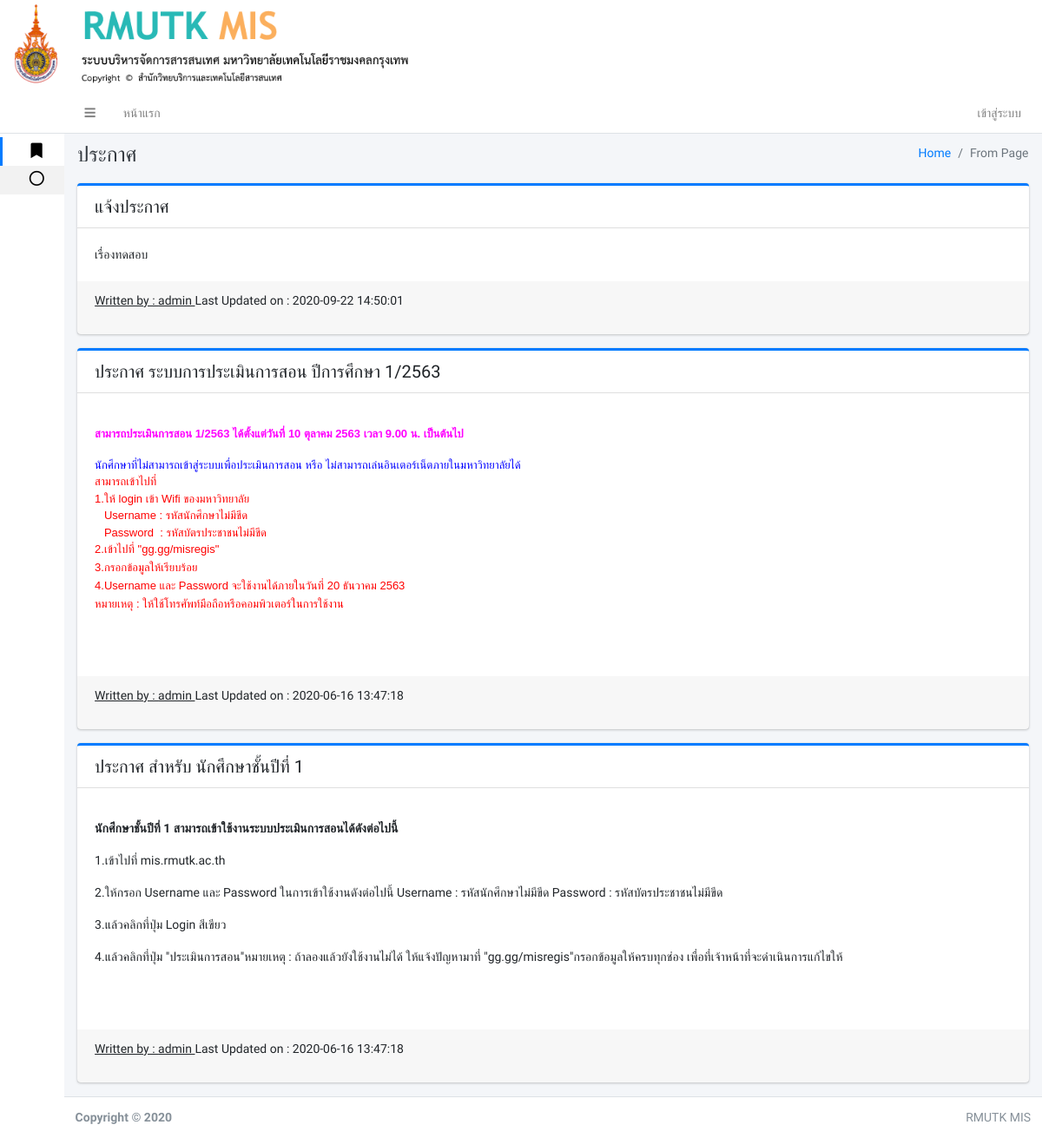
The page / on the database its author committed.
### tables this page shows
CREATE TABLE `news` (
  `n_id` int(11) NOT NULL,
  `n_user_id` int(11) NOT NULL,
  `n_head` varchar(250) NOT NULL,
  `n_detail` varchar(2500) NOT NULL,
  `n_status` int(11) NOT NULL,
  `n_time` timestamp NOT NULL DEFAULT current_timestamp() ON UPDATE current_timestamp()
);

CREATE TABLE `user` (
  `user_id` int(11) NOT NULL,
  `first_name` varchar(150) NOT NULL,
  `last_name` varchar(150) NOT NULL,
  `username` varchar(150) NOT NULL,
  `password` varchar(150) NOT NULL,
  `user_tumn` varchar(250) NOT NULL,
  `user_kana_id` int(11) NOT NULL,
  `user_saka_id` int(11) NOT NULL,
  `user_head` int(11) NOT NULL,
  `user_status` int(11) NOT NULL,
  `user_data_id_card` varchar(255) NOT NULL,
  `sex` varchar(255) NOT NULL,
  `date_of_birth` varchar(255) NOT NULL,
  `nationality` varchar(255) NOT NULL,
  `house_number` varchar(255) NOT NULL,
  `moo` varchar(255) NOT NULL,
  `road` varchar(255) NOT NULL,
  `district` varchar(255) NOT NULL,
  `area` varchar(255) NOT NULL,
  `province` varchar(255) NOT NULL,
  `phone` varchar(255) NOT NULL,
  `post_code` varchar(255) NOT NULL,
  `faculty` varchar(255) NOT NULL,
  `department` varchar(255) NOT NULL,
  `branch` varchar(255) NOT NULL,
  `teaching_disciplines` varchar(255) NOT NULL,
  `personnel_type` varchar(255) NOT NULL,
  `sub_personnel_type` varchar(255) NOT NULL,
  `academic_position` varchar(255) NOT NULL,
  `administrative_position` varchar(255) NOT NULL,
  `name_of_position` varchar(255) NOT NULL,
  `civil_servant_level` varchar(255) NOT NULL,
  `date_of_employment` varchar(255) NOT NULL,
  `term_of_employment` varchar(255) NOT NULL,
  `employment_money` varchar(255) NOT NULL,
  `highest_graduate_level` varchar(255) NOT NULL,
  `course_name` varchar(255) NOT NULL,
  `graduate_disciplines` varchar(255) NOT NULL,
  `major_graduate_disciplines` varchar(255) NOT NULL,
  `graduate_institution_name` varchar(255) NOT NULL,
  `country_of_graduation` varchar(255) NOT NULL
);

### new.php (the view)
 <div class="content-header">
 	<div class="container-fluid">
 		<div class="row mb-2">
 			<div class="col-sm-6">
 				<h1 class="m-0 text-dark">ประกาศ</h1>
 			</div>
 			<div class="col-sm-6">
 				<ol class="breadcrumb float-sm-right">
 					<li class="breadcrumb-item"><a href="#">Home</a></li>
 					<li class="breadcrumb-item active">From Page</li>
 				</ol>
 			</div>
 		</div>
 	</div>
 </div>
 <div class="content">
  <div class="container-fluid">
    <div class="row">
      <div class="col-lg-12">
        <?php
        include 'conn.php';
        $sqlhnew=" SELECT * FROM news WHERE n_status = 0 order by n_id desc";
        $qryhnew = mysqli_query($conn,$sqlhnew);
        ?>
        <?php
        while ($rownew = $qryhnew->fetch_array()) {
          $sqlhuser =" SELECT * FROM user where user_id =".$rownew['n_user_id'];
          $qryhuser = mysqli_query($conn,$sqlhuser);
          $rowuser = mysqli_fetch_assoc($qryhuser);
          ?>
          <div class="card card-primary card-outline">
            <div class="card-header">
              <h5 class="m-0"><?php echo $rownew['n_head']; ?></h5>
            </div>
            <div class="card-body">
              <p class="card-text">
                <?php echo $rownew['n_detail']; ?>
              </p>
            </div>
            <div class="card-footer">
            <p> <?php echo "<u> Written by : ".$rowuser['first_name']." </u> Last Updated on : ".$rownew['n_time']; ?></p>
           </div>
         </div>
         <?php
       }
       ?>
     </div>
   </div>
 </div>
</div>

### index.php (shortened to what this page needs)
<!DOCTYPE html>
<html lang="en">
<head>
    <link rel="stylesheet" href="adminlte3/plugins/fontawesome-free/css/all.min.css">
    <link rel="stylesheet" href="adminlte3/plugins/datatables-bs4/css/dataTables.bootstrap4.css">
    <link rel="stylesheet" href="adminlte3/plugins/select2/css/select2.min.css">
    <link rel="stylesheet" href="adminlte3/plugins/select2-bootstrap4-theme/select2-bootstrap4.min.css">
    <link rel="stylesheet" href="adminlte3/dist/css/adminlte.min.css">
    <link rel="stylesheet" href="adminlte3/plugins/summernote/summernote-bs4.css">
    <link rel="stylesheet" type="text/css" href="css/cuttom.css">
</head>
<body class="hold-transition sidebar-collapse sidebar-mini text-sm ">
    <?php include 'banner.php'; ?>
    <div class="wrapper">
        <?php
    include 'navbar.php';
    include 'sidebar.php';
    ?>
        <div class="content-wrapper">
            <?php
      if (isset($_GET['pa1'])) {
        include 'page/pa1.php';
      }elseif (isset($_GET['pa2'])) {
        include 'page/pa2.php';
      }elseif (isset($_GET['pa3'])) {
        include 'page/pa3.php';
      }elseif (isset($_GET['pa4'])) {
        include 'page/pa4.php';
      }elseif (isset($_GET['pa5'])) {
        include 'page/pa5.php';
      }elseif (isset($_GET['pa6'])) {
        include 'page/pa6.php';
      }elseif (isset($_GET['pa66'])) {
        include 'page/pa66.php';
      }elseif (isset($_GET['pa666'])) {
        include 'page/pa666.php';
      }elseif (isset($_GET['pa7'])) {
        include 'page/pa7_news.php';
      }elseif (isset($_GET['pa8'])) {
        include 'page/pa8_user.php';
      }elseif (isset($_GET['ph'])) {
        include 'page/ph.php';
      }elseif (isset($_GET['addtext'])) {
        include 'page/addtext.php';
      }elseif (isset($_GET['ph1'])) {
        include 'page/ph1.php';
      }elseif (isset($_GET['pla'])) {
        include 'page/pla.php';
      }elseif (isset($_GET['kanzon'])) {
        include 'page/kanzon.php';
      }elseif (isset($_GET['kan_research'])) {
        include 'page/kan_research.php';
      }elseif (isset($_GET['kan_activity'])) {
        include 'page/kan_activity.php';
      }elseif (isset($_GET['arts_and_culture'])) {
        include 'page/arts_and_culture.php';
      }elseif (isset($_GET['order_management'])) {
        include 'page/order_management.php';
      }elseif (isset($_GET['my_rate'])) {
        include 'page/my_rate.php';
      }elseif (isset($_GET['used_time'])) {
        include 'page/used_time.php';
      }elseif (isset($_GET['p_rate'])) {
        include 'page/p_rate.php';
      }elseif (isset($_GET['p_kana'])) {
        include 'page/p_kana.php';
      }elseif (isset($_GET['print'])) {
        include 'page/print.php';
      }else{
        include 'new.php';
      }
      ?>
        </div>
        <footer class="main-footer noprint">
            <div class="float-right d-none d-sm-inline">
                RMUTK MIS
            </div>
            <strong>Copyright &copy; 2020 </strong>
        </footer>
    </div>
</body>
</html>

### banner.php
<div class="row noprint">
<img src="img/logo.png" class="col-md-5 " >
</div>

### navbar.php (shortened to what this page needs)
<nav class="main-header navbar navbar-expand navbar-white navbar-light">
  <ul class="navbar-nav">
    <li class="nav-item">
      <a class="nav-link" data-widget="pushmenu" href="#"><i class="fas fa-bars"></i></a>
    </li>
    <li class="nav-item d-none d-sm-inline-block">
      <a href="index.php" class="nav-link">หน้าแรก</a>
    </li>
    </ul>
    <ul class="navbar-nav ml-auto">
      <li class="nav-item d-none d-sm-inline-block">
        <?php if (!isset($_SESSION["USERNAME"])):
          ?>
          <a href="./home" class="nav-link">เข้าสู่ระบบ</a>
          <?php else: ?>
            <a data-toggle="modal" data-target="#LogoutModal" class="nav-link">ออกจากระบบ</a>
          <?php endif ?>
        </li>
      </ul>
    </nav>

### sidebar.php (shortened to what this page needs)
<aside class="main-sidebar sidebar-light-primary">
    <a href="#" class="brand-link">
    </a>
    <div class="sidebar text-xs">
        <nav class="mt-2">
            <ul class="nav nav-pills nav-sidebar nav-compact nav-child-indent nav-legacy flex-column"
                data-widget="treeview" role="menu" data-accordion="false">
                <li class="nav-item has-treeview menu-open">
                    <a href="#" class="nav-link active">
                        <i class="nav-icon fas fa-bookmark"></i>
                    </a>
                    <ul class="nav nav-treeview">
                        <li class="nav-item">
                            <a href="index.php" class="nav-link active">
                                <i class="far fa-circle nav-icon"></i>
                            </a>
                        </li>
                    </ul>
                </li>
            </ul>
        </nav>
    </div>
</aside>

### rows shown on the page
news: n_head "แจ้งประกาศ", n_detail "เรื่องทดสอบ", user.first_name "admin", n_time "2020-09-22 14:50:01"
news: n_head "ประกาศ ระบบการประเมินการสอน ปีการศึกษา 1/2563", n_detail "สามารถประเมินการสอน 1/2563 ได้ตั้งแต่วันที่ 10 ตุลาคม 2563 เวลา 9.00 น. เป็นต้นไป นักศึกษาที่ไม่สามารถเข้าสู่ระบบเพื่อประเมินการสอน หรือ ไม่สามารถเล่นอินเตอร์เน็ตภายในมหาวิทยาลัยได้ สามารถเข้าไปที่ 1.ให้ login เข้า Wifi ของมหาวิทยาลัย Username : รหัสนักศึกษาไม่มีขีด Password : รหัสบัตรประชาชนไม่มีขีด 2.เข้าไปที่ \"gg.gg/misregis\" 3.กรอกข้อมูลให้เรียบร้อย 4.Username และ Password จะใช้งานได้ภายในวันที่ 20 ธันวาคม 2563 หมายเหตุ : ให้ใช้โทรศัพท์มือถือหรือคอมพิวเตอร์ในการใช้งาน", user.first_name "admin", n_time "2020-06-16 13:47:18"
news: n_head "ประกาศ สำหรับ นักศึกษาชั้นปีที่ 1", n_detail "นักศึกษาชั้นปีที่ 1 สามารถเข้าใช้งานระบบประเมินการสอนได้ดังต่อไปนี้ 1.เข้าไปที่ mis.rmutk.ac.th 2.ให้กรอก Username และ Password ในการเข้าใช้งานดังต่อไปนี้ Username : รหัสนักศึกษาไม่มีขีด Password : รหัสบัตรประชาชนไม่มีขีด 3.แล้วคลิกที่ปุ่ม Login สีเขียว 4.แล้วคลิกที่ปุ่ม \"ประเมินการสอน\"หมายเหตุ : ถ้าลองแล้วยังใช้งานไม่ได้ ให้แจ้งปัญหามาที่ \"gg.gg/misregis\"กรอกข้อมูลให้ครบทุกช่อง เพื่อที่เจ้าหน้าที่จะดำเนินการแก้ไขให้", user.first_name "admin", n_time "2020-06-16 13:47:18"
